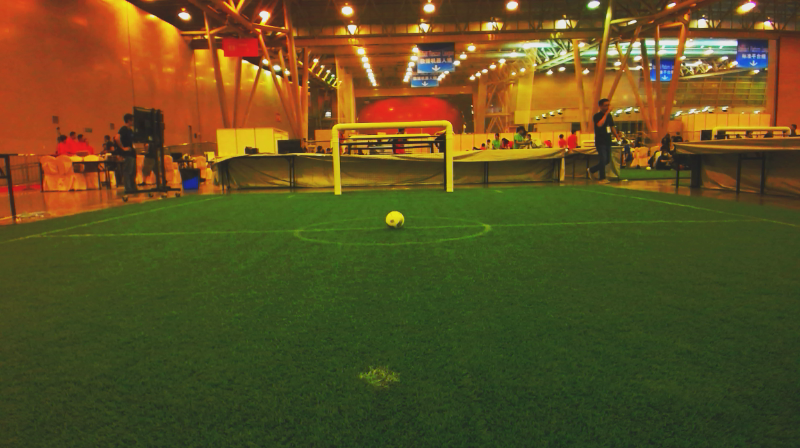
//> input picture data/001-rgb.png, 800 x 448 px
$ ./find_a_ball data/001-rgb.png   (built with g++ and OpenCV 4)
//> lines starting //> are read from the running program, lines starting //| are printed output that depends on the picture; after the words box and inside, x2 and y2 are one past the last pixel; in counts of white or black regions, pixels touching at a corner belong together
//> in processvideo, frame is the input picture: 448 rows x 800 cols, CV_8UC3; mean B, G, R 33.8, 79.9, 92.6
#include <iostream>
#include <cstdlib>
#include <opencv2/opencv.hpp>
#include <opencv2/objdetect/objdetect.hpp>
#include <opencv2/imgproc/imgproc.hpp>
#include <stdio.h>

#define THRESH_COLOR_SCORE 0.5

using namespace cv;
using namespace std;


/*
for i in `seq 0 9` ; do (for j in `seq 0 9` ; do (for k in `seq 0 9` ;
 do ./find_a_ball ../log1/$i$j$k-rgb.png ; done) ; done) ; done ;
*/

float e1; float e2; float elapsedTime;

Mat loadPicture(const char * const path)
{
	Mat output = imread(path, CV_LOAD_IMAGE_COLOR);

	if (output.data == NULL){
		std::cerr << "Invalid picture path : " << path << '\n';
		exit(EXIT_FAILURE);
	}

	return output;
}


Mat loadGrayPicture(const char * const path)
{
	Mat output = imread(path, CV_LOAD_IMAGE_GRAYSCALE);

	if (output.data == NULL){
		std::cerr << "Invalid picture path : " << path << '\n';
		exit(EXIT_FAILURE);
	}

	return output;
}


/*
* return a score between 0 and 1 depending on nb of neighbors corresponding to threshold
* usual threshold : [85;45;30] to [100;65;30]
*/
float color_scoring(Mat img, Point2f center, int radius, int hsv_min[3], int hsv_max[3], int offset){
	Mat HSV;
	cvtColor(img, HSV, COLOR_BGR2HSV);
	float score = 0;

	for (int i = -1; i<2; i+=2){
		for (int j = -1; j<2; j+=2){

			// check pixels outside the ball
			if ( center.x + i*(radius + offset) > HSV.rows || center.y + j*(radius + offset) > HSV.cols ){
				return 0;
			}
			Vec3b hsv=HSV.at<Vec3b>(center.x + i*(radius + offset),center.y + j*(radius + offset));

			float H=hsv.val[0] * 2; //opencv range : 180
			float S=hsv.val[1]/255.*100;  //opencv range : 255
			float V=hsv.val[2]/255.*100;  //opencv range : 255

			cout << "H : " << H << " S : " << S << " V : " << V << endl;

			if ( hsv_min[0] < H && H < hsv_max[0]){
				score++;
			}
			if( hsv_min[1] < S && S < hsv_max[1]){
				score++;
			}
			if ( hsv_min[2] < V && V < hsv_max[2]){
				score++;
			}
		}
	}

	return score / 12;
}

const char * name_from_path(const char * const str)
{
	const char * last_valid = str;

	for (const char * cursor = str ; *cursor != 0 ; cursor++){
		if (*cursor == '/' && *(cursor + 1) != 0){
			last_valid = cursor+1;
		}
	}

	return last_valid;
}


void process(Mat img)
{
	// Mat greyM = loadGrayPicture(imPath);
	//imshow(imPath, greyM);
	e1 = getTickCount();
	Mat greyM;
    cvtColor( img, greyM, CV_BGR2GRAY);
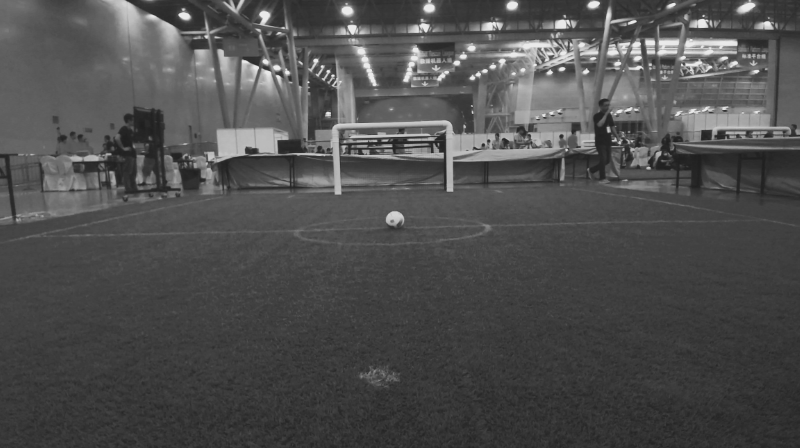
//> greyM: 448 rows x 800 cols, CV_8UC1; min 31, max 234, mean 78.5

	//imshow("initial", greyM);

	// blur(greyM, greyM, Size(3,3));
	fastNlMeansDenoising(greyM, greyM, 20., 7, 13);

	//imshow("blur", greyM);

	threshold(greyM, greyM, 0, 255, THRESH_BINARY + THRESH_OTSU);
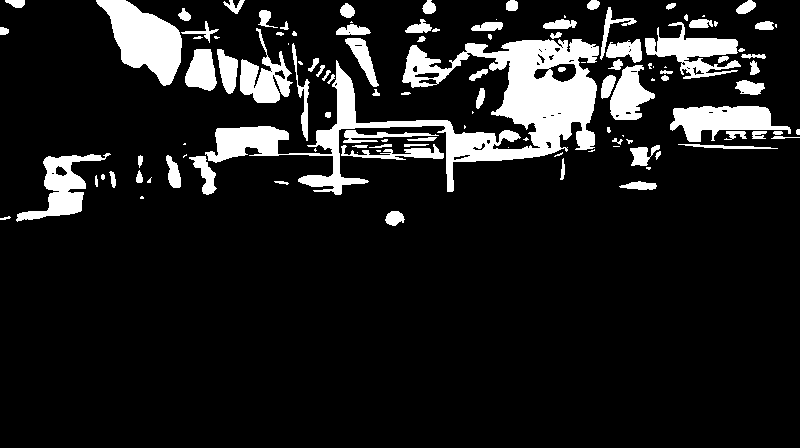
//> greyM: 448 rows x 800 cols, CV_8UC1; 12.1% white; 119 white regions (35 under 20 px), largest, box (x1, y1, x2, y2) and area: (205, 39, 599, 195) 16943, (96, 0, 182, 86) 3991, (670, 106, 791, 142) 2526
	//imshow("otsu", greyM);

	int morph_size; Mat element; Mat temp;

	// improved method
	morph_size = 4;
	element = getStructuringElement(MORPH_ELLIPSE, Size( 2*morph_size + 1, 2*morph_size+1 ), Point(morph_size, morph_size));
	morphologyEx(greyM, greyM, CV_MOP_OPEN, element);
	imshow("morph open 1", greyM);
	morph_size = 6;
	element = getStructuringElement(MORPH_ELLIPSE, Size( 2*morph_size + 1, 2*morph_size+1 ), Point(morph_size, morph_size));
	morphologyEx(greyM, greyM, CV_MOP_CLOSE, element);
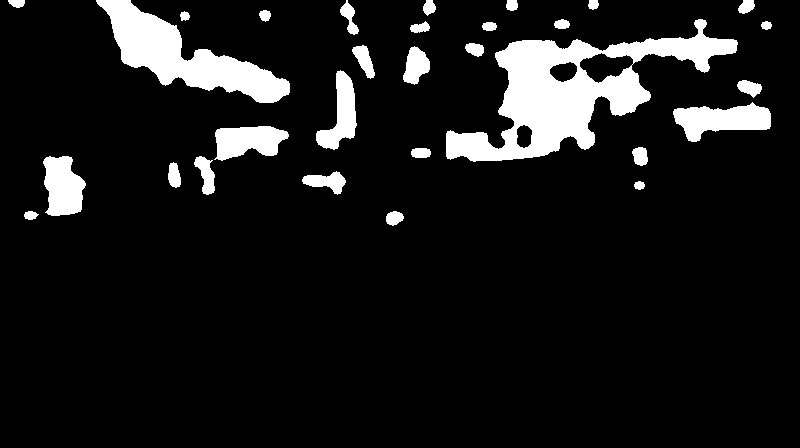
//> greyM: 448 rows x 800 cols, CV_8UC1; 9.7% white; 30 white regions
	imshow("morph close 2", greyM);


	vector<vector<Point> > contours;
	vector<Vec4i> hierarchy;
	findContours(greyM, contours, hierarchy, CV_RETR_EXTERNAL, CV_CHAIN_APPROX_SIMPLE);
//> contours = 30 contours; largest, box (x1, y1, x2, y2) and area: (446, 19, 738, 162) 15636, (96, 0, 290, 103) 7208, (673, 102, 771, 142) 2198, (43, 156, 86, 216) 1822, (214, 126, 289, 161) 1730
	// [8 lines of commented-out code are left out]
	 imshow("every contour drawn", greyM);
	waitKey();


	// usual threshold : [85;45;30] to [100;65;30] //

	int thresh_min_in[3] = {30,45,30};
	int thresh_max_in[3] = {40,80,30};
	int thresh_min_ext[3] = {85,45,30};
	int thresh_max_ext[3] = {100,65,30};

	int i = 0;int max = 0;
	Point2f center;
	float radius;
	float score_couleur = 0;

	while( score_couleur <= THRESH_COLOR_SCORE && i < contours.size()){
	 	minEnclosingCircle(contours[i], center, radius);
	 	float score_couleur_in = color_scoring(img, center, radius, thresh_min_in, thresh_max_in, 4);
	 	float score_couleur_ext = color_scoring(img, center, radius, thresh_min_ext, thresh_max_ext, -4);
	 	float score_tot = score_couleur_in + score_couleur_ext / 2;
	 	max = (score_tot > score_couleur) ? i : max;
	 	score_couleur = score_tot;
	 	i++;
	}
//> this loop made 1 pass
//> (center, radius, score_couleur_in, score_couleur_ext, score_tot, max, score_couleur) on pass 1: (Point(394.5, 218.5), 8.86, 0.333, 0.667, 0.667, 0, 0.667)
//> after the loop, radius = 8.86; max = 0; i = 1
	cout << endl;
	// si le score n'est pas probant, recupere le contour le mieux classé par findContours
	if ( score_couleur <= THRESH_COLOR_SCORE ){

		return;
	}


	// [6 lines of commented-out code are left out]
	Scalar color = Scalar(0,0,255);
	circle(img, center, (int) radius, color);
//> img: 448 rows x 800 cols, CV_8UC3; 44 pixels changed, all inside (x1, y1, x2, y2) = (386, 210, 403, 227)

	e2 = getTickCount();
	elapsedTime = (e2 - e1)/ getTickFrequency();
	cout << "process time  : " << elapsedTime << endl;

}

void processvideo(const char * vidname){
  VideoCapture video_source;
  Mat frame;

  video_source.open(vidname);
  namedWindow("frame",1);
  float e1; float e2; float elapsedTime;
  for(;;)
  {
      video_source >> frame;
	  process( frame );
      imshow("frame", frame);

      if( waitKey(30) >= 0) break;
//> the Esc key is pressed
  }
}

int main(int argc, char * argv[])
{

	if (argc != 2){
		cerr << "Usage : " << argv[0] << " imPath\n";
		exit(EXIT_FAILURE);
	}

	const char * const imPath = argv[1];

	//process(imPath);
	processvideo( imPath );
	return 0;
}
